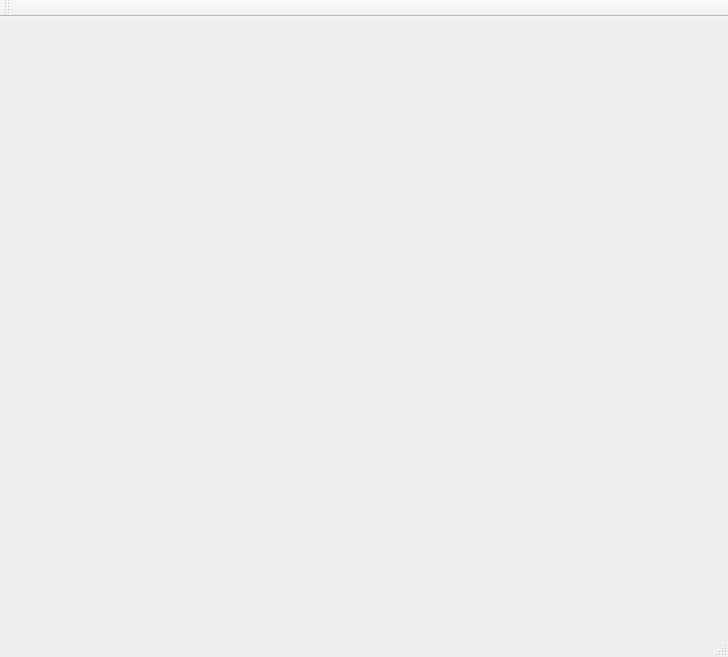
<?xml version="1.0" encoding="UTF-8"?>
<ui version="4.0">
 <class>MainWindow</class>
 <widget class="QMainWindow" name="MainWindow">
  <property name="geometry">
   <rect>
    <x>0</x>
    <y>0</y>
    <width>728</width>
    <height>657</height>
   </rect>
  </property>
  <property name="windowTitle">
   <string>MainWindow</string>
  </property>
  <widget class="ListEditTest" name="centralWidget"/>
  <widget class="QMenuBar" name="menuBar">
   <property name="geometry">
    <rect>
     <x>0</x>
     <y>0</y>
     <width>728</width>
     <height>21</height>
    </rect>
   </property>
  </widget>
  <widget class="QToolBar" name="mainToolBar">
   <attribute name="toolBarArea">
    <enum>TopToolBarArea</enum>
   </attribute>
   <attribute name="toolBarBreak">
    <bool>false</bool>
   </attribute>
  </widget>
  <widget class="QStatusBar" name="statusBar"/>
 </widget>
 <layoutdefault spacing="6" margin="11"/>
 <customwidgets>
  <customwidget>
   <class>ListEditTest</class>
   <extends>QWidget</extends>
   <header>ListEditTest.h</header>
   <container>1</container>
  </customwidget>
 </customwidgets>
 <resources/>
 <connections/>
</ui>
